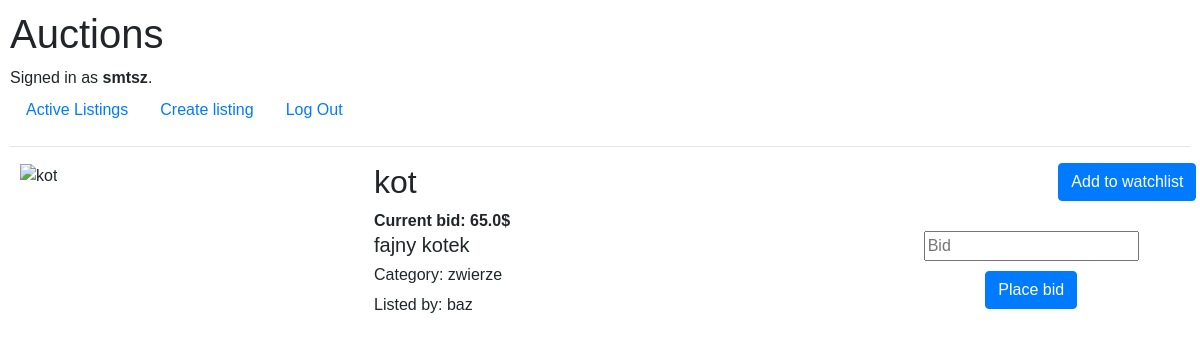
Screenshot of /1 (signed in) with the database file from the repository.
### auctions/models.py (models this page shows, shortened)
class User(AbstractUser):
    id = models.BigAutoField(primary_key=True, null=False)

class Auction_listing(models.Model):
    user = models.ForeignKey(User, on_delete=models.CASCADE, related_name="listings")
    is_active = models.BooleanField()
    listing_desc = models.CharField(max_length=1000)
    initial_bid = models.FloatField()
    current_bid = models.FloatField()
    creation_date = models.DateTimeField()
    listing_img = models.CharField(max_length=10000, blank=True)
    listing_title = models.CharField(max_length=150)
    listing_category = models.CharField(max_length=150, blank=True)

### auctions/views.py (the view, shortened to what this page needs)
# urls.py: path("<int:id>", views.listing_page, name="listing_page"),
def listing_page(request, id):
    if is_valid(id):
        listing = Auction_listing.objects.get(id=id)
        user_id = request.user.id
        login_message = "to perform this action"
        wlisted = watchlisted(user_id, listing)
        if wlisted:
            message = "Remove from watchlist"
        else:
            message = "Add to watchlist"
        if request.method == "GET":
                success_message = None
                if not listing.is_active:
                    highest_biding_user = find_highest_username(listing)
                    if highest_biding_user.id == request.user.id:
                        success_message = "Congratulations you have won this auction !"
                return render(request, "auctions/listing_page.html", {
                    "listing": listing,
                    "success_message": success_message,
                    "error_message": assign_error_message(listing),
                    "watchlist_state": message
                })
    return render(request, "auctions/404.html")

### auctions/util.py (called while the page is built)
def is_valid(id):
    try:
        listing = Auction_listing.objects.get(id=id)
    except:
        return False
    return True

def watchlisted(user_id ,listing):
    try:
        added = Watchlist.objects.get(user_id=user_id, listing=listing)
        return added.id
    except:
        return None

def assign_error_message(listing):
    if not listing.is_active:
        return "This listing is closed and you can no longer place bids on it"
    return None

### auctions/templates/auctions/listing_page.html (shortened to what this page needs)
{% extends "auctions/layout.html" %}
{% block body %}
    <div class="listing_page">
        {% if listing.listing_img %}
            <div class="big_image">
                <img src="{{ listing.listing_img }}" alt="{{ listing.listing_title }}">
            </div>
        {% endif %}
        <div class="listing_page_info">
            <h2>{{ listing.listing_title }}</h2>
            <strong>Current bid: {{ listing.current_bid }}$</strong>
            <h5>{{ listing.listing_desc }}</h5>
            {% if listing.listing_category %}
                <h6>Category: {{ listing.listing_category}}</h6>
            {% else %}
                <h6>No category listed</h6>
            {% endif %}
            <p>Listed by: {{ listing.user.username }}</p>
        </div>
        <div class="bid_watchlist">
            <div class="right">
                <form action="{% url 'listing_page' listing.id %}" method="post">
                    <input type="submit" value="{{ watchlist_state }}" class="btn btn-primary">
                </form>
            </div>
            <div id="bid_form">
                <div class="center">
                    <form action="{% url 'listing_page' listing.id %}" method="post">
                        <div class="center">
                            <input type="number" name="bid_price" placeholder="Bid" min="0" step="0.01">
                        </div>
                        <div class="center">
                            <input type="submit" value="Place bid" class="btn btn-primary">
                        </div>
                    </form>
                </div>
            </div>
        </div>
    </div>
{% endblock %}

### auctions/templates/auctions/layout.html (shortened to what this page needs)
{% load static %}
<!DOCTYPE html>
<html lang="en">
    <head>
        <link rel="stylesheet" href="https://stackpath.bootstrapcdn.com/bootstrap/4.4.1/css/bootstrap.min.css">
        <link href="{% static 'auctions/styles.css' %}" rel="stylesheet">
    </head>
    <body>
        <h1>Auctions</h1>
        <div>
            {% if user.is_authenticated %}
                Signed in as <strong>{{ user.username }}</strong>.
            {% else %}
                Not signed in.
            {% endif %}
        </div>
        <ul class="nav">
            <li class="nav-item">
                <a class="nav-link" href="{% url 'index' %}">Active Listings</a>
            </li>
            <li class="nav-item">
                <a href="{% url 'new_listing' %}" class="nav-link">Create listing</a>
            </li>
            {% if user.is_authenticated %}
                <li class="nav-item">
                    <a class="nav-link" href="{% url 'logout' %}">Log Out</a>
                </li>
            {% endif %}
        </ul>
        <hr>
        {% block body %}
        {% endblock %}
    </body>
</html>

### auctions/static/auctions/styles.css (style rules this page uses)
body { padding: 10px; font-family: Arial, Helvetica, sans-serif; }
.listing_page { display: flex; flex-flow: row wrap; width: 100%; height: fit-content; margin: 10px; }
.listing_page_info { display: flex; width: 40%; margin-right: 20px; height: auto; word-wrap: break-word; flex-direction: column; justify-content: space-evenly; }
.big_image { width: 30%; height: 100%; }
.big_image img { width: 80%; height: 95%; object-fit: cover; }
.center { display:flex; height: 70%; margin: 10px; justify-content: center; align-items: center; }
.bid_watchlist { width: 28%; height: auto; }
.right { display: flex; justify-content: flex-end; }
#bid_form { height: 100%; }

### rows the page displays
User: username "smtsz"
Auction_listing: listing_title "kot", current_bid "65.0", listing_desc "fajny kotek", listing_category "zwierze", user.username "baz"
